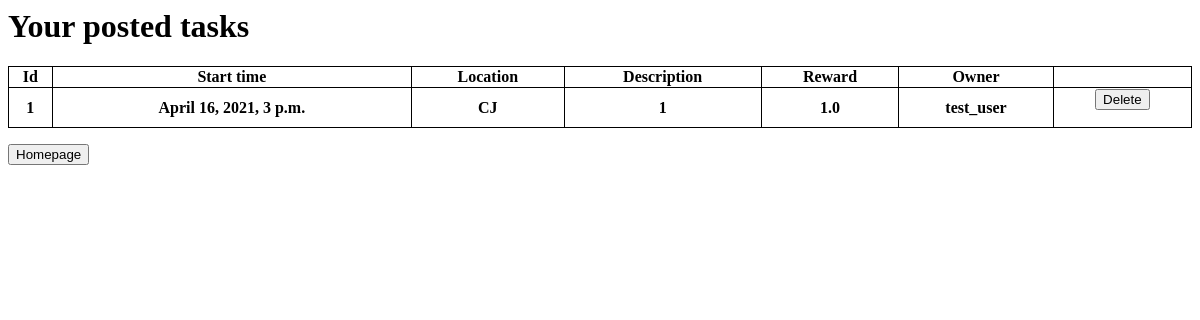
Before: /view_posted_tasks (signed in) with the older database file.
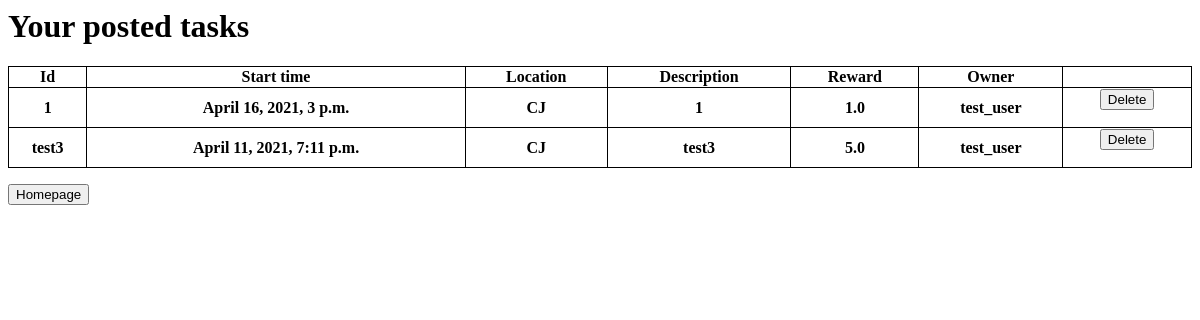
After: the same page with the newer database file.
### app/models.py (models this page shows, shortened)
class Task(models.Model):
    id = models.AutoField(primary_key=True)
    owner = models.ForeignKey(User, on_delete=models.CASCADE)
    name = models.CharField(max_length=100)
    starttime = models.DateTimeField()
    location = models.CharField(max_length=100,
        choices=LocationEnum.choices,
        default=LocationEnum.CJ,
    )
    description = models.CharField(max_length=100)
    reward = models.FloatField()
    available = models.IntegerField(default=1)

class User(AbstractUser):
    id = models.AutoField(primary_key=True)
    name=models.CharField(max_length=100)
    birth_date = models.DateField(null=True, blank=True)
    role=models.CharField(max_length=100,
        choices=RoleEnum.choices,
        default=RoleEnum.U,
    )
    location = models.CharField(max_length=100,
        choices=LocationEnum.choices,
        default=LocationEnum.CJ,
    )
    email = models.CharField(max_length=100)
    def __str__(self):
        return self.username

### app/views.py (the view)
# urls.py: path('view_posted_tasks', core_views.view_posted_tasks, name="view_posted_tasks"),
def view_posted_tasks(request):
    if request.method == "POST":
        task_id = int(request.POST.get("task_id", ""))
        Task.objects.get(id=task_id).delete()
    user = request.user
    context = {
        'tasks': Task.objects.all().filter(owner=user),
        'title': 'Your tasks'
    }
    return render(request, 'view_posted_tasks.html', context)

### templates/view_posted_tasks.html (shortened to what this page needs)
<body>
    <h1>Your posted tasks</h1>
    <table style="width: 100%">
        <tr>
            <th>Id</th>
            <th>Start time</th>
            <th>Location</th>
            <th>Description</th>
            <th>Reward</th>
            <th>Owner</th>
        </tr>
    {% for task in tasks %}
        <tr>
            <th> {{ task.name }} </th>
            <th> {{ task.starttime }} </th>
            <th> {{ task.location }} </th>
            <th> {{ task.description }} </th>
            <th> {{ task.reward }} </th>
            <th> {{ task.owner }} </th>
            <th>
                <form method="post">
                    <button type="Submit">Delete</button>
                </form>
            </th>
        </tr>
    {% endfor %}
    </table>
      <p><a href="/">
        <input type="button" value="Homepage"/>
      </a></p>
</body>

Changed rows visible on the page:
added Task: name "test3", starttime "April 11, 2021, 7:11 p.m.", location "CJ", description "test3", reward "5.0", owner "test_user"
